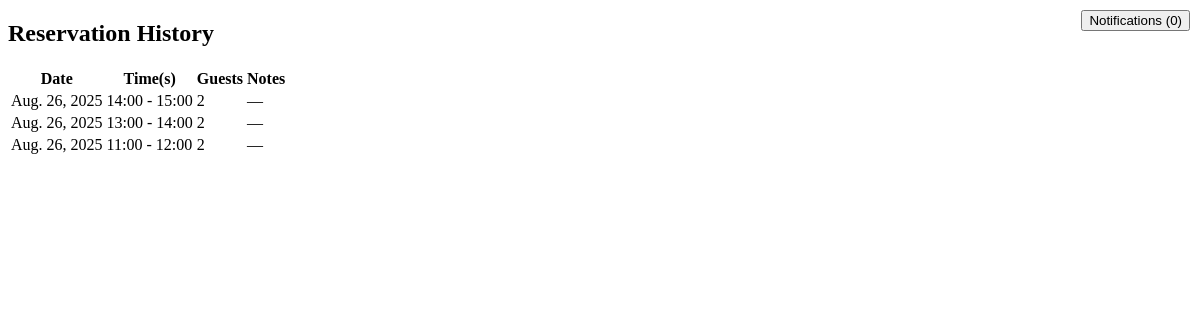
Page /tables/my-reservations/history (signed in) on the earlier database version.
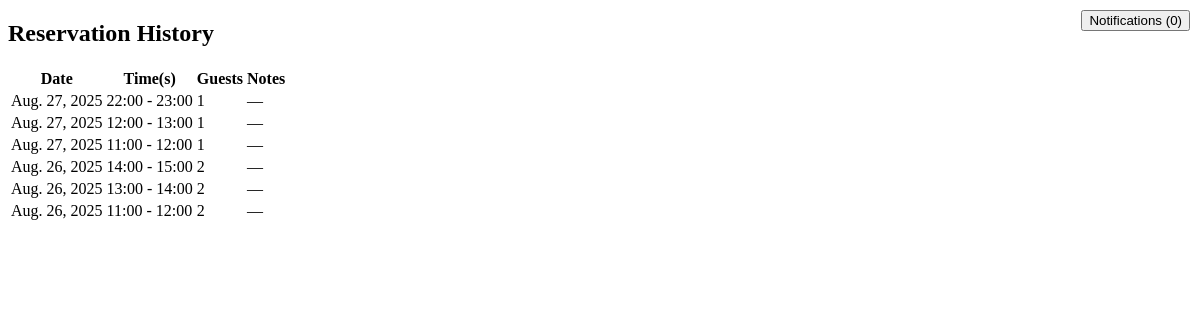
Same page on the later database version.
### tables/models.py (models this page shows, shortened)
class Reservation(models.Model):
    user = models.ForeignKey(User, on_delete = models.PROTECT, blank = True, related_name = "reservations")
    table = models.ForeignKey(Table, on_delete = models.CASCADE, related_name = "reservations")
    date = models.DateField()
    start_hour = models.TimeField()
    end_hour = models.TimeField()
    notes = models.CharField(blank = True)
    guests = models.IntegerField()
    slug = models.SlugField(primary_key = True, unique = True, blank = True)

### tables/views.py (the view)
# urls.py: path('my-reservations/history', ReservationHistoryView.as_view(), name = "reservations-history"),
class ReservationHistoryView(LoginRequiredMixin, ListView):
    model = Reservation
    template_name = "tables/reservations_history.html"
    context_object_name = "reservations"
    def get_queryset(self):
        return Reservation.objects.filter(
            user = self.request.user
        ).filter(
            models.Q(date__lt = timezone.localdate()) |
            models.Q(date = timezone.localdate(), start_hour__lt = timezone.localtime())
        ).order_by("-date", "-start_hour")

### notifications/context_processors.py (called while the page is built)
def unread_notifications(request):
    if request.user.is_authenticated:
        return {"notifications": Notification.objects.filter(user = request.user, read = False).order_by("-created_at")}
    return {"notifications": []}

### tables/templates/tables/reservations_history.html (shortened to what this page needs)
{% extends "base.html" %}
{% block content %}
<div class="container mt-4">
    <h2 class="mb-4">Reservation History</h2>
    {% if reservations %}
        <table class="table table-bordered table-striped">
            <thead class="thead-dark">
                <tr>
                    <th>Date</th>
                    <th>Time(s)</th>
                    <th>Guests</th>
                    <th>Notes</th>
                </tr>
            </thead>
            <tbody>
                {% for reservation in reservations %}
                    <tr>
                        <td>{{ reservation.date }}</td>
                        <td>{{ reservation.start_hour|time:"H:i" }} - {{ reservation.end_hour|time:"H:i" }}</td>
                        <td>{{ reservation.guests }}</td>
                        <td>{{ reservation.notes|default:"—" }}</td>
                    </tr>
                {% endfor %}
            </tbody>
        </table>
    {% else %}
        <p class="text-muted">You have no reservations in your history.</p>
    {% endif %}
</div>
{% endblock %}

### templates/base.html (shortened to what this page needs)
<!DOCTYPE html>
<html lang="en">
<head>
</head>
<body>
    <div id="notif-wrapper" style="position: fixed; top: 10px; right: 10px; z-index: 1000;">
        <button id="notif-toggle">Notifications (<span id="unread-count">0</span>)</button>
    </div>
    <section class="container-fluid h-100 pt-5">
        {% block content %}
        {% endblock %}
    </section>
</body>
</html>

Differences in the rows shown:
added Reservation: date "Aug. 27, 2025", start_hour "22:00", end_hour "23:00", guests "1", notes "—"
added Reservation: date "Aug. 27, 2025", start_hour "12:00", end_hour "13:00", guests "1", notes "—"
added Reservation: date "Aug. 27, 2025", start_hour "11:00", end_hour "12:00", guests "1", notes "—"
